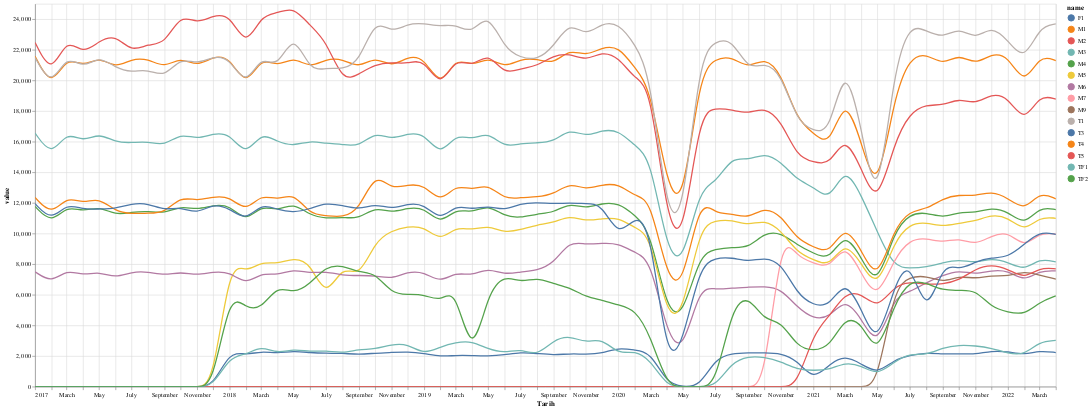

Notebook cell for this chart:
### Code cell
graph = lineGraph(tmp,'Tarih','value','name',[0,2.5e4])
graph.properties(
    width=1600, height=600
).interactive()

### Figure 1 — Vega-Lite specification as saved in the notebook (floating-point values rounded to 4 significant figures; data arrays with more than 128 entries replaced by an {"elided": "..."} marker saying what was removed)
{"config": {"view": {"continuousWidth": 300, "continuousHeight": 300}}, "layer": [{"mark": {"type": "line", "interpolate": "basis"}, "encoding": {"color": {"field": "name", "type": "nominal"}, "x": {"field": "Tarih", "type": "temporal"}, "y": {"field": "value", "scale": {"domain": [0, 25000.0]}, "type": "quantitative"}}, "name": "view_2"}, {"mark": {"type": "text", "align": "left", "dx": 5, "dy": 5}, "encoding": {"color": {"field": "name", "type": "nominal"}, "text": {"condition": {"param": "param_1", "empty": false, "field": "value"}, "value": " "}, "x": {"field": "Tarih", "type": "temporal"}, "y": {"field": "value", "scale": {"domain": [0, 25000.0]}, "type": "quantitative"}}}, {"mark": {"type": "rule", "color": "gray"}, "encoding": {"x": {"field": "Tarih", "type": "temporal"}}, "transform": [{"filter": {"param": "param_1", "empty": false}}]}, {"mark": {"type": "point"}, "encoding": {"color": {"field": "name", "type": "nominal"}, "opacity": {"condition": {"param": "param_1", "value": 1, "empty": false}, "value": 0}, "x": {"field": "Tarih", "type": "temporal"}, "y": {"field": "value", "scale": {"domain": [0, 25000.0]}, "type": "quantitative"}}}, {"mark": {"type": "point"}, "encoding": {"opacity": {"value": 0}, "x": {"field": "Tarih", "type": "temporal"}}, "name": "view_1"}], "data": {"name": "data-a967ff45890771caaf6c329caf722e1f"}, "height": 600, "params": [{"name": "param_1", "select": {"type": "point", "fields": ["Tarih"], "nearest": true, "on": "mouseover"}, "views": ["view_1"]}, {"name": "param_2", "select": {"type": "interval", "encodings": ["x", "y"]}, "bind": "scales", "views": ["view_2"]}], "width": 1600, "$schema": "https://vega.github.io/schema/vega-lite/v5.14.1.json", "datasets": {"data-a967ff45890771caaf6c329caf722e1f": {"elided": "960 records"}}}
